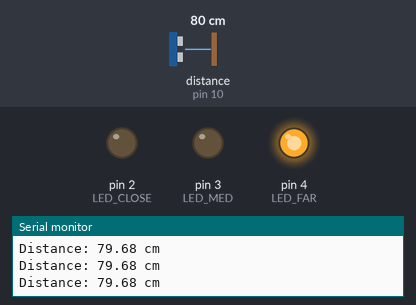
A sketch run on a simulated Arduino Uno, built with avr-gcc and run on an emulated ATmega328P. Parts: output pins drawn as LEDs (lit = HIGH), the last lines printed to the serial monitor. Wiring (inferred from the names in the program): ultrasonic range finder: trigger pin 9; echo pin 10. The test bench sets the inputs (shaded band); at power-on: distance to the obstacle (sensor on pin 10) 80 cm. The echo pulse lasts 58.3 µs per cm; pins used as bus, display or sensor lines are not drawn.

Above: at 1.2 s.
1.3 s: distance to the obstacle (sensor on pin 10) set to 34 cm
4.3 s: distance to the obstacle (sensor on pin 10) set to 28 cm
At 5.1 s:
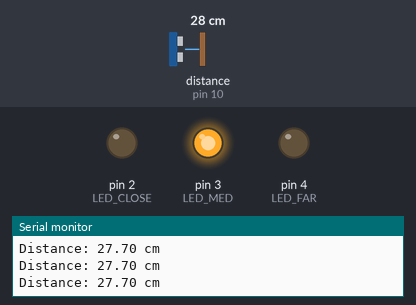
5.9 s: distance to the obstacle (sensor on pin 10) set to 12 cm
7.4 s: distance to the obstacle (sensor on pin 10) set to 9 cm
At 8.5 s:
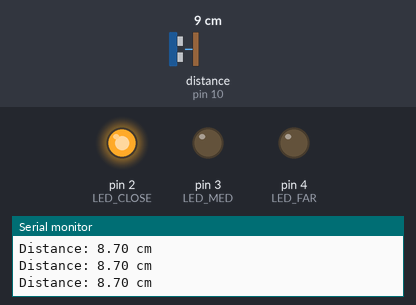
9.0 s: distance to the obstacle (sensor on pin 10) set to 18 cm
At 10.2 s:
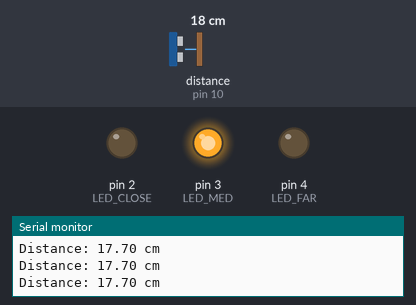
10.6 s: distance to the obstacle (sensor on pin 10) set to 2 cm
At 12.0 s:
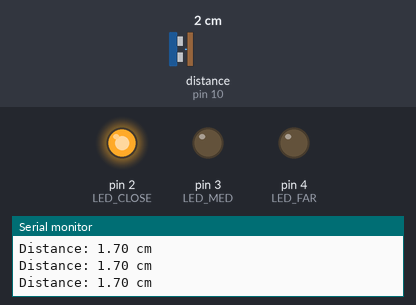
Timing chart, 0 to 13.2 s (numbered marks = the images above; inputs shaded):
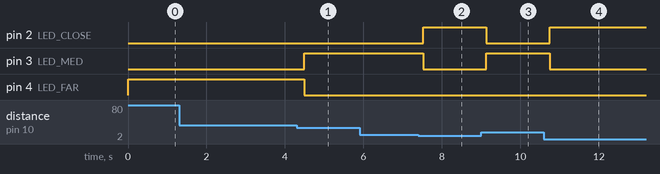

The sketch:

sketch_aug14a.ino
```cpp
#define TRIG_PIN 9
#define ECHO_PIN 10

#define LED_CLOSE 2
#define LED_MED   3
#define LED_FAR   4

void setup() {
  Serial.begin(9600);

  pinMode(TRIG_PIN, OUTPUT);
  pinMode(ECHO_PIN, INPUT);

  pinMode(LED_CLOSE, OUTPUT);
  pinMode(LED_MED, OUTPUT);
  pinMode(LED_FAR, OUTPUT);
}

void loop() {
  // Send trigger pulse
  digitalWrite(TRIG_PIN, LOW);
  delayMicroseconds(2);
  digitalWrite(TRIG_PIN, HIGH);
  delayMicroseconds(10);
  digitalWrite(TRIG_PIN, LOW);

  // Measure echo time
  long duration = pulseIn(ECHO_PIN, HIGH);

  // Calculate distance
  float distance = (duration * 0.0343) / 2;

  Serial.print("Distance: ");
  Serial.print(distance);
  Serial.println(" cm");

  // LED control based on distance
  if (distance < 10) { // Very close
    digitalWrite(LED_CLOSE, HIGH);
    digitalWrite(LED_MED, LOW);
    digitalWrite(LED_FAR, LOW);
  }
  else if (distance < 30) { // Medium range
    digitalWrite(LED_CLOSE, LOW);
    digitalWrite(LED_MED, HIGH);
    digitalWrite(LED_FAR, LOW);
  }
  else { // Far
    digitalWrite(LED_CLOSE, LOW);
    digitalWrite(LED_MED, LOW);
    digitalWrite(LED_FAR, HIGH);
  }

  delay(200);
}
```

Measured:
- the behaviour switches between 31 and 30 cm on distance to the obstacle (sensor on pin 10) (found by bisection; images 0 and 1)
- the behaviour switches between 11 and 10 cm on distance to the obstacle (sensor on pin 10) (found by bisection; images 1 and 2)
- after the input at 4.3 s, pin 3 (LED_MED): LOW → HIGH after 0.19 s; pin 4 (LED_FAR): HIGH → LOW after 0.19 s
- after the input at 7.4 s, pin 2 (LED_CLOSE): LOW → HIGH after 0.12 s; pin 3 (LED_MED): HIGH → LOW after 0.12 s
- after the input at 9.0 s, pin 2 (LED_CLOSE): HIGH → LOW after 0.13 s; pin 3 (LED_MED): LOW → HIGH after 0.13 s
- after the input at 10.6 s, pin 2 (LED_CLOSE): LOW → HIGH after 0.15 s; pin 3 (LED_MED): HIGH → LOW after 0.15 s
